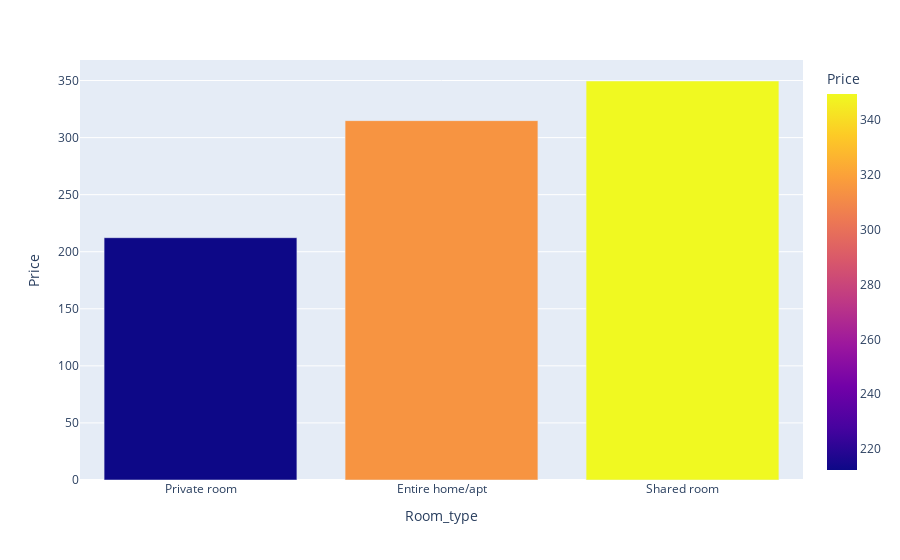

The notebook cell saved with this chart:
### Code cell
pr_df = df.groupby('Room_type',as_index=False)['Price'].mean().sort_values(by='Price')
fig = px.bar(data_frame=pr_df,x='Room_type',y='Price',color='Price')
fig.show()

### Figure 1 — Plotly figure (JSON) as saved in the notebook; plotly's stock layout.template omitted (floating-point values rounded to 4 significant figures)
{"data": [{"alignmentgroup": "True", "hovertemplate": "Room_type=%{x}<br>Price=%{marker.color}<extra></extra>", "legendgroup": "", "marker": {"color": [212.3, 314.9, 349.6], "coloraxis": "coloraxis", "pattern": {"shape": ""}}, "name": "", "offsetgroup": "", "orientation": "v", "showlegend": false, "textposition": "auto", "type": "bar", "x": ["Private room", "Entire home/apt", "Shared room"], "xaxis": "x", "y": [212.3, 314.9, 349.6], "yaxis": "y"}], "layout": {"barmode": "relative", "coloraxis": {"colorbar": {"title": {"text": "Price"}}, "colorscale": [[0, "#0d0887"], [0.1111, "#46039f"], [0.2222, "#7201a8"], [0.3333, "#9c179e"], [0.4444, "#bd3786"], [0.5556, "#d8576b"], [0.6667, "#ed7953"], [0.7778, "#fb9f3a"], [0.8889, "#fdca26"], [1, "#f0f921"]]}, "legend": {"tracegroupgap": 0}, "margin": {"t": 60}, "xaxis": {"anchor": "y", "domain": [0, 1], "title": {"text": "Room_type"}}, "yaxis": {"anchor": "x", "domain": [0, 1], "title": {"text": "Price"}}}}
